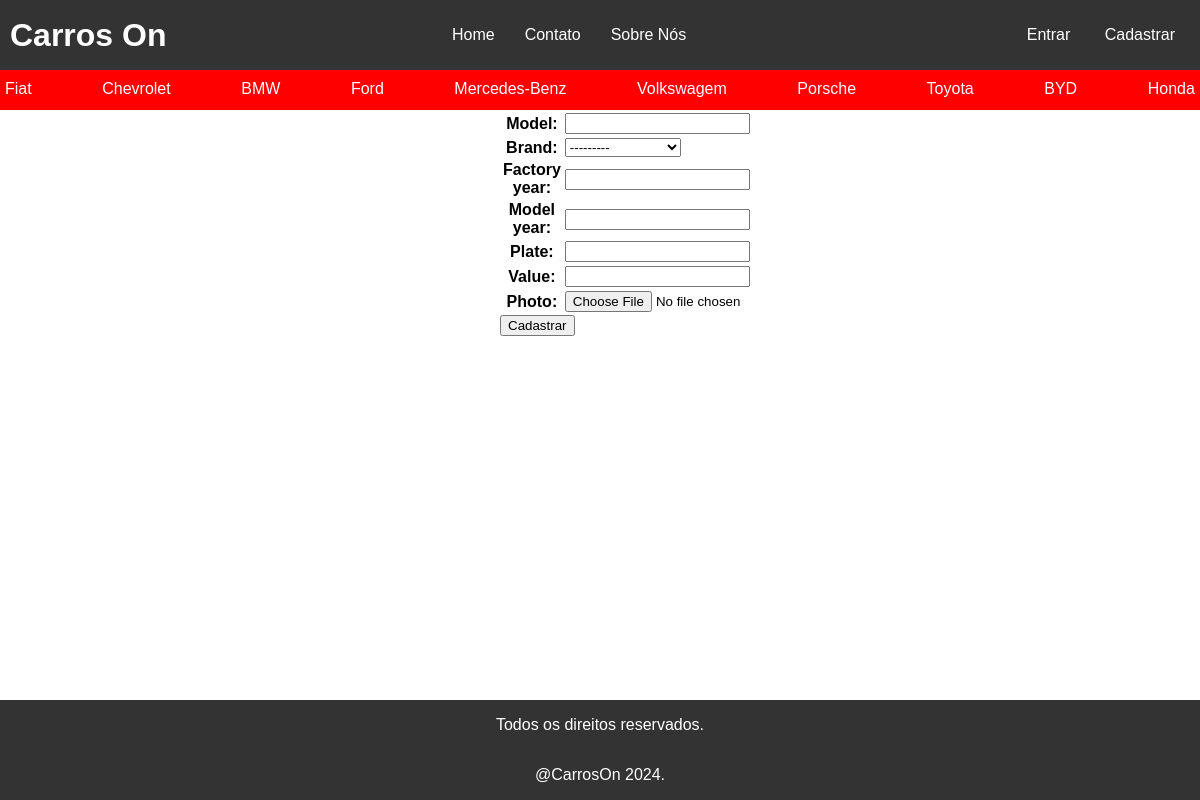
/user_register_car/, run on the app's committed database.
### cars/models.py (models this page shows)
class Brand(models.Model):  # Criacao de um banco de dados para marcas do carro
    id = models.AutoField(primary_key=True)
    name = models.CharField(max_length=200, blank=False, null=False)
    def __str__(self):
        return self.name  # Modificando a representação dos objetos para o atributo name

### cars/views.py (the view)
# urls.py: path('user_register_car/', user_register_new_car, name="u_register_car"),
def user_register_new_car(request):
    car_brands = Brand.objects.all()  # Retornando uma Query Set com todas as marcas para acesso no html
    if request.method == "POST":  # request.method permite verificar qwual metodo esta sendo utilizado na request
        form_to_register_new_car_by_user = RegisterNewCarByUserForm(request.POST, request.FILES)  # Recebendo os dados e arquivos preenchidos
        if form_to_register_new_car_by_user.is_valid():  # Verificando se é valido
            new_car = form_to_register_new_car_by_user.save(
                commit=False)  # Salva o objeto do formulário, mas não persiste no banco de dados ainda
            new_car.autor = request.user  # Associa o usuário atual ao novo carro
            new_car.save()  # Agora salva o objeto no banco de dados
            return redirect('cars_list')
    else:
        form_to_register_new_car_by_user = RegisterNewCarByUserForm()
    return render(request, 'user_register_car.html', {'car_brands': car_brands, "form_to_register_new_car_by_user":  form_to_register_new_car_by_user})

### cars/forms.py (shortened to what this page needs)
class RegisterNewCarByUserForm(forms.ModelForm):  # Criando classe que herda de ModelForm
    class Meta:  # Editando a classe meta
        model = Car  # Passando qual o model está associado a esse ModelForm
        fields = "__all__"  # Capturando todos os campos de model para o formulario

### cars/templates/user_register_car.html (shortened to what this page needs)
{% extends 'base.html' %}
{% block styles %}
    {{ block.super }}
{% endblock %}
{% block content %}
    <main>
        <form method="POST" enctype="multipart/form-data">
            <table>
                {{ form_to_register_new_car_by_user.as_table }}
            </table>
                <input class="btn-primary" type="submit" value="Cadastrar">
        </form>
    </main>
{% endblock %}

### app/templates/base.html (shortened to what this page needs)
<!DOCTYPE html>
{% load static %}
<html lang="pt-br">
<head>
    {% block styles %}
        <link rel="stylesheet" type="text/css" href="{% static '/css/index.css' %}">
    {% endblock %}
</head>
<body>
    <header>
        <h1 class="titulo">Carros On</h1>
        <nav class="lista-de-navegacao">
           <a class="item-nav" href="/">Home</a>
            <a class="item-nav" href="/">Contato</a>
            <a class="item-nav" href="/">Sobre Nós</a>
        </nav>
    <ul>
        {% if request.user.is_authenticated %}
            <li class="lista-cabecalho"><a class="item-login" href="/">Painel de Controle</a></li>
            <li class="lista-cabecalho"><a class="item-login" href="/logout">Sair</a></li>
        {% else %}
             <li class="lista-cabecalho"><a class="item-login" href="/login">Entrar</a></li>
            <li class="lista-cabecalho"><a class="item-login" href="/create_user">Cadastrar</a></li>
        {% endif %}
    </ul>
    </header>
    <div class="marcas">
        {% for brand in car_brands %}
            <a class="marca" href="/">{{ brand.name }}</a>
        {% endfor %}
    </div>
    <main>
        {% block content %}
        {% endblock %}
    </main>
    <footer class="rodape">
        <p class="item-rodape">Todos os direitos reservados.</p>
        <p class="item-rodape">@CarrosOn 2024.</p>
    </footer>
</body>
</html>

### static/css/index.css (style rules this page uses)
body { margin: 0; font-family: Arial, sans-serif; display: flex; flex-direction: column; min-height: 100vh; }
header { background-color: #333; padding: 10px; display: flex; justify-content: space-between; align-items: center; }
.titulo { color: white; margin: 0; }
.lista-de-navegacao { display: flex; justify-content: start; }
.item-nav, .item-login { color: white; text-decoration: none; margin: 0 15px; }
.lista-cabecalho { list-style: none; }
ul li { display: inline-block; }
form { margin: 0px 500px; }
.marcas { display: flex; background-color: red; color: white; height: 40px; justify-content: space-between; }
.marca { text-decoration: none; color: white; margin: 10px 5px; }
.rodape { display: grid; background-color: #333; text-align: center; }
.item-rodape { color: white; }
main { flex: 1; }
footer { margin-top: auto; }

### data on the page
Brand: name "Fiat"
Brand: name "Chevrolet"
Brand: name "BMW"
Brand: name "Ford"
Brand: name "Mercedes-Benz"
Brand: name "Volkswagem"
Brand: name "Porsche"
Brand: name "Toyota"
Brand: name "BYD"
Brand: name "Honda"
